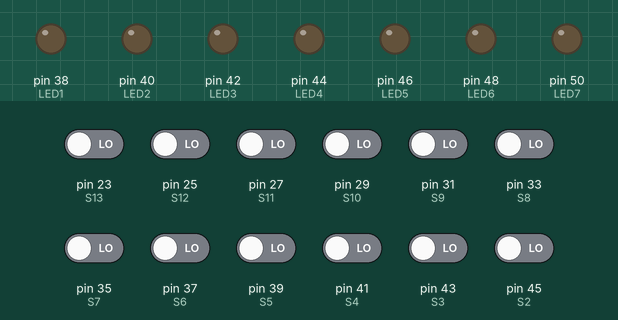
This sketch was run on a simulated Arduino Mega 2560, built with avr-gcc and run on an emulated ATmega2560. Shown: output pins drawn as LEDs (lit = HIGH). Inputs (shaded band) come from the test bench; at power-on: pin 23 (S13), pin 25 (S12), pin 27 (S11), pin 29 (S10), pin 31 (S9), pin 33 (S8), pin 35 (S7), pin 37 (S6), pin 39 (S5), pin 41 (S4), pin 43 (S3), pin 45 (S2) LOW. What the sketch prints to the serial monitor is not drawn.

Above: at 6.8 s.
6.9 s: pin 23 (S13) driven HIGH
At 9.0 s:
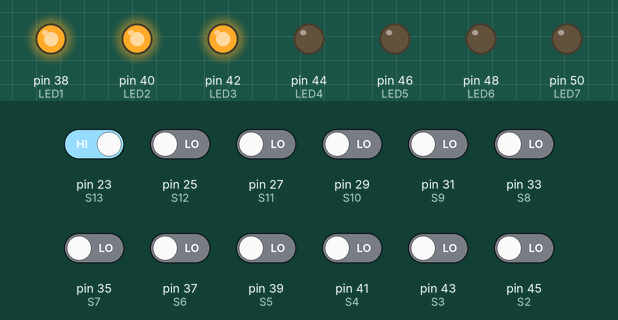
9.9 s: pin 25 (S12) driven HIGH
At 10.5 s:
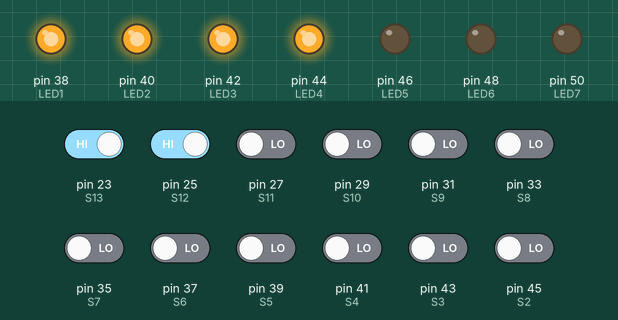
12.9 s: pin 27 (S11) driven HIGH
At 14.9 s:
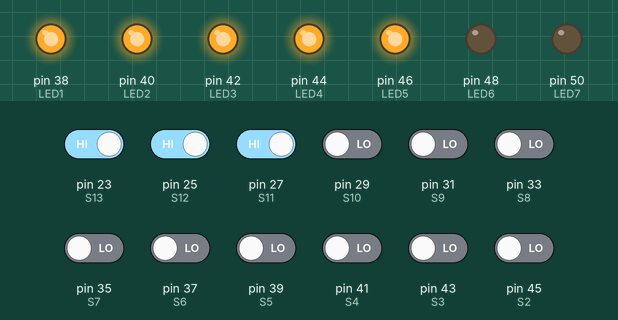
15.9 s: pin 29 (S10) driven HIGH
At 16.5 s:
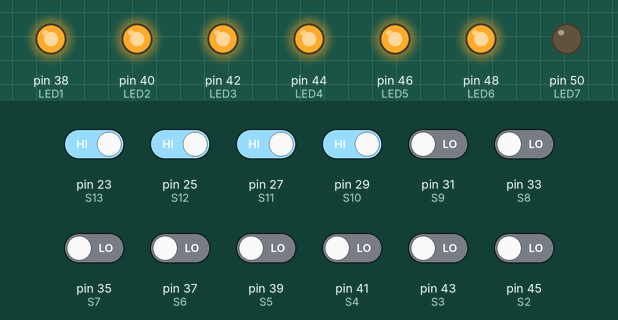
18.9 s: pin 31 (S9) driven HIGH
At 20.9 s:
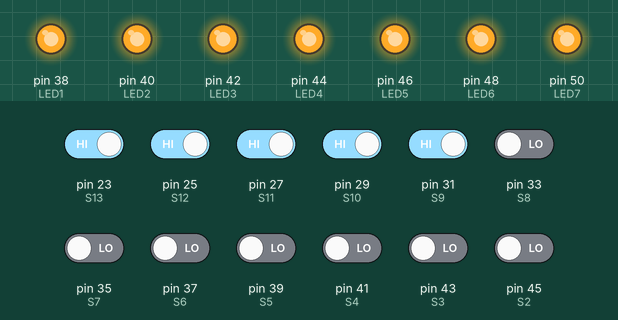
21.9 s: pin 23 (S13) driven LOW
At 22.5 s:
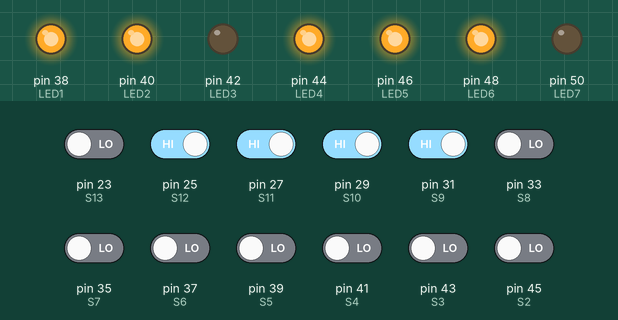
Timing chart, 0 to 24.9 s (numbered marks = the images above; inputs shaded):
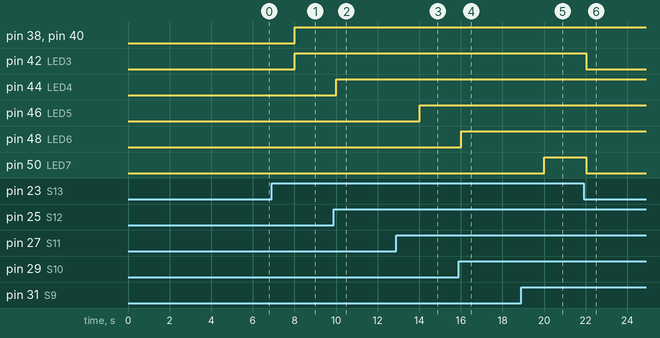

The sketch:

Decod.ino
```cpp
#define S13 23
#define S12 25
#define S11 27
#define S10 29
#define S9 31
#define S8 33
#define S7 35
#define S6 37
#define S5 39
#define S4 41
#define S3 43
#define S2 45

#define LED1 38
#define LED2 40
#define LED3 42
#define LED4 44
#define LED5 46
#define LED6 48
#define LED7 50

int b13;
int b12;
int b11;
int b10;
int b9;
int b8;
int b7;
int b6;
int b5;
int b4;
int b3;
int b2;
int b1;


void setup() {
  pinMode(S13, INPUT);
  pinMode(S12, INPUT);
  pinMode(S11, INPUT);
  pinMode(S10, INPUT);
  pinMode(S9, INPUT);
  pinMode(S8, INPUT);
  pinMode(S7, INPUT);
  pinMode(S6, INPUT);
  pinMode(S5, INPUT);
  pinMode(S4, INPUT);
  pinMode(S3, INPUT);
  pinMode(S2, INPUT);

  pinMode(LED1, OUTPUT);
  pinMode(LED2, OUTPUT);
  pinMode(LED3, OUTPUT);
  pinMode(LED4, OUTPUT);
  pinMode(LED5, OUTPUT);
  pinMode(LED6, OUTPUT);
  pinMode(LED7, OUTPUT);
  Serial.begin(9600);
  Serial.println("Serial port open");
}

void loop()
{
  delay(2000);
  int ceros=0, segmentos=7;
  String codigoOchoBits[8] = {"000","001","010","011","100","101","110","111"};
  String abcd="", segmento="", codigo="";

  b13 = digitalRead(S13);
  b12 = digitalRead(S12);
  b11 = digitalRead(S11);
  b10 = digitalRead(S10);
  b9 = digitalRead(S9);
  b8 = digitalRead(S8);
  b7 = digitalRead(S7);
  b6 = digitalRead(S6);
  b5 = digitalRead(S5);
  b4 = digitalRead(S4);
  b3 = digitalRead(S3);
  b2 = digitalRead(S2);

  String cadenaEntrada = String(b13)+String(b12)+String(b11)+String(b10)+String(b9)+String(b8)+String(b7)
  +String(b6)+String(b5)+String(b4)+String(b3)+String(b2);

  ceros=DevuelveCeros(cadenaEntrada);
  segmentos-=ceros;
  abcd=cadenaEntrada;

  if(ceros>=7)
  {
    abcd.remove(ceros+4);
    abcd.remove(0,ceros);
  }
  else
  {
    abcd.remove(ceros+5);
    abcd.remove(0,ceros);
    abcd.remove(0,1);
  }

  switch(ceros)
  {
    case 7:
      segmento=codigoOchoBits[0];
    break;
    case 6:
      segmento=codigoOchoBits[1];
    break;
    case 5:
      segmento=codigoOchoBits[2];
    break;
    case 4:
      segmento=codigoOchoBits[3];
    break;
    case 3:
      segmento=codigoOchoBits[4];
    break;
    case 2:
      segmento=codigoOchoBits[5];
    break;
    case 1:
      segmento=codigoOchoBits[6];
    break;
    case 0:
      segmento=codigoOchoBits[7];
    break;
  }
  codigo=segmento+abcd;
  MuestraCodigo(codigo);
}

int DevuelveCeros(String cadenaEntrada)
{
  int ceros=0;
  for(int i=0; i<cadenaEntrada.length()-5; i++)
  {
    if(String(cadenaEntrada.charAt(i))=="0")
    {
      ceros++;
    }
    else
    {
      break;
    }
  }
  return ceros;
}

void MuestraCodigo(String codigo)
{
  digitalWrite(LED1, String(codigo.charAt(0)).toInt());
  digitalWrite(LED2, String(codigo.charAt(1)).toInt());
  digitalWrite(LED3, String(codigo.charAt(2)).toInt());
  digitalWrite(LED4, String(codigo.charAt(3)).toInt());
  digitalWrite(LED5, String(codigo.charAt(4)).toInt());
  digitalWrite(LED6, String(codigo.charAt(5)).toInt());
  digitalWrite(LED7, String(codigo.charAt(6)).toInt());
}
```

Measured:
- after the input at 6.9 s, pin 38 (LED1), pin 40 (LED2), pin 42 (LED3): LOW → HIGH after 1.1 s
- after the input at 9.9 s, pin 44 (LED4): LOW → HIGH after 0.11 s
- after the input at 12.9 s, pin 46 (LED5): LOW → HIGH after 1.1 s
- after the input at 15.9 s, pin 48 (LED6): LOW → HIGH after 0.12 s
- after the input at 18.9 s, pin 50 (LED7): LOW → HIGH after 1.1 s
- after the input at 21.9 s, pin 42 (LED3), pin 50 (LED7): HIGH → LOW after 0.12 s
